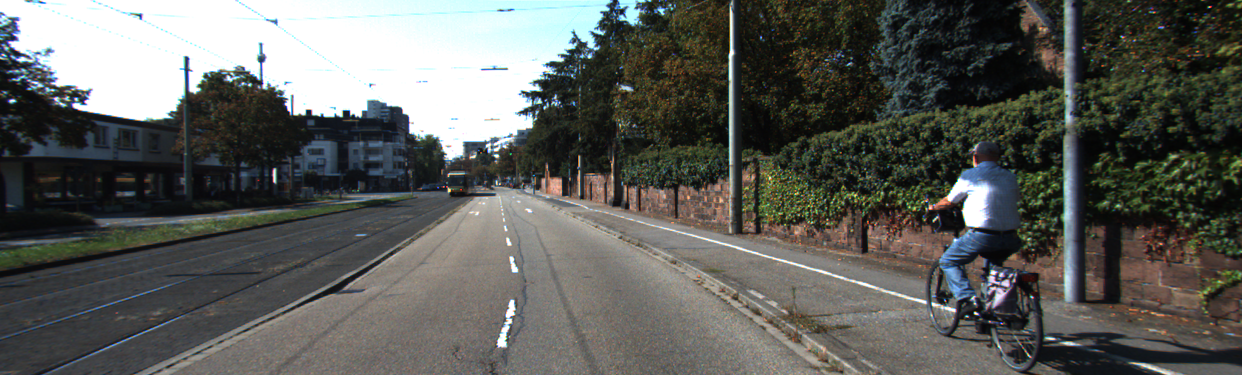
#> input picture ImageProcessingExercises/Project01/roads/um_000000.png, 1242 x 375 px; its folder holds only this picture in this run
$ jupyter execute multiplePlot.ipynb
#> lines starting #> are read from the running program, lines starting #| are printed output that depends on the picture; after the words box and inside, x2 and y2 are one past the last pixel; in counts of white or black regions, pixels touching at a corner belong together
[cell 1]
import os
import cv2
import scipy
import numpy as np
import matplotlib.pyplot as plt
import matplotlib.image as mpimg

Öncelikle matplotlib kütüphanes ile resimlerin gösterilmesi
üzerinde çalışma yapıyorum.

[cell 2]
# çalışılan klasörün yolunu veriri
# gets working directory absolute path
print(os.getcwd())

[cell 3]
def divide_chunk(list, n):
    return (list[i:i+n] for i in range(0, len(list), n))

[cell 4]
# yolların olduğu klasörün yolu belirtilir
roadImagePath = "roads"
# klasörün içindeki tüm dosyların isimleri
roadImages = os.listdir(roadImagePath)
print("Klasördeki dosya sayisi : ", len(roadImages))
# diziyi 25'er lik gruplara bölmek
roadImages = list(divide_chunk(roadImages, 27))
print("Klasördeki dosyalar : ", list(roadImages))

[cell 5]
def detect_line(imgPath):
#> called with imgPath = 'roads/um_000000.png'
    image = cv2.imread(imgPath)
#> image is the input picture: shape (375, 1242, 3); mean B, G, R 89.7, 93.9, 92.4
    image = cv2.cvtColor(image, cv2.COLOR_BGR2RGBA)
#> image: shape (375, 1242, 4)
    gray_image = cv2.cvtColor(image, cv2.COLOR_RGB2GRAY)
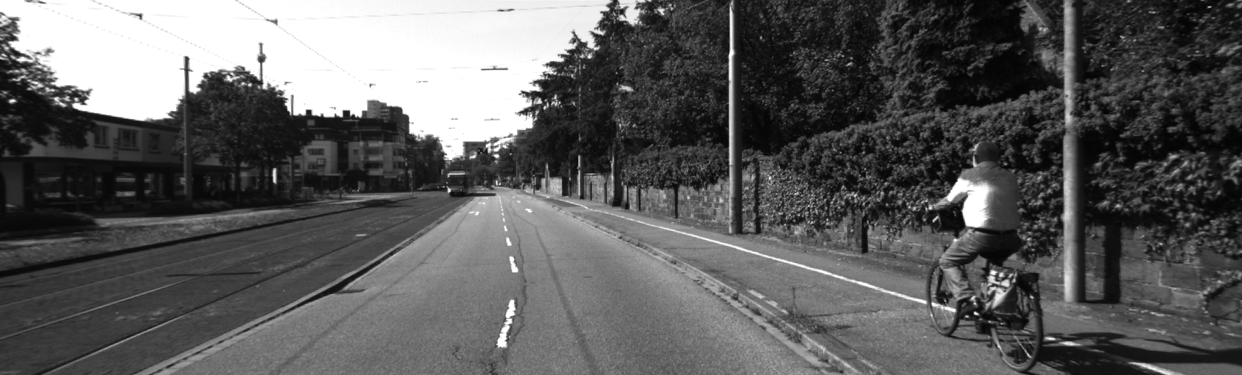
#> gray_image: shape (375, 1242); min 2, max 255, mean 92.9
    meanFilter = np.ones((5,5))/15
    convolutionImage = scipy.ndimage.convolve(gray_image, meanFilter)
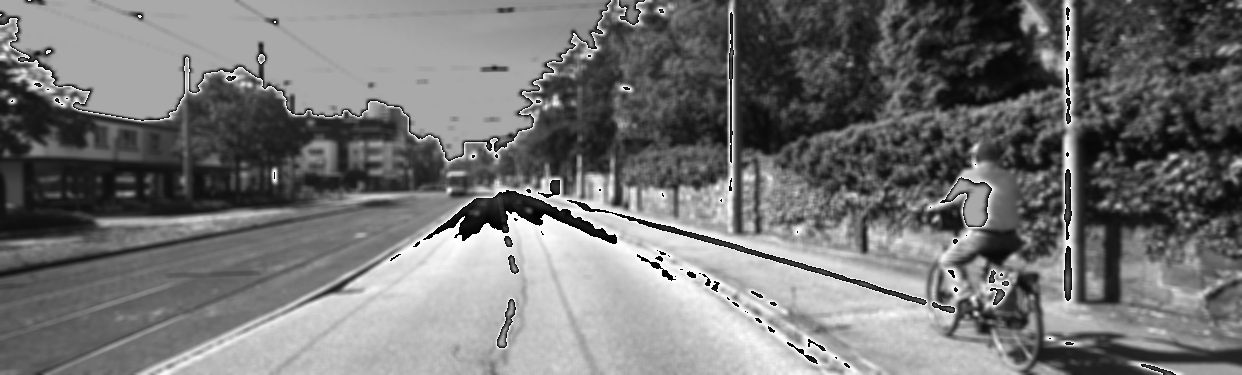
#> convolutionImage: shape (375, 1242); min 0, max 255, mean 115.7
    canny_image = cv2.Canny(convolutionImage, 100, 200)
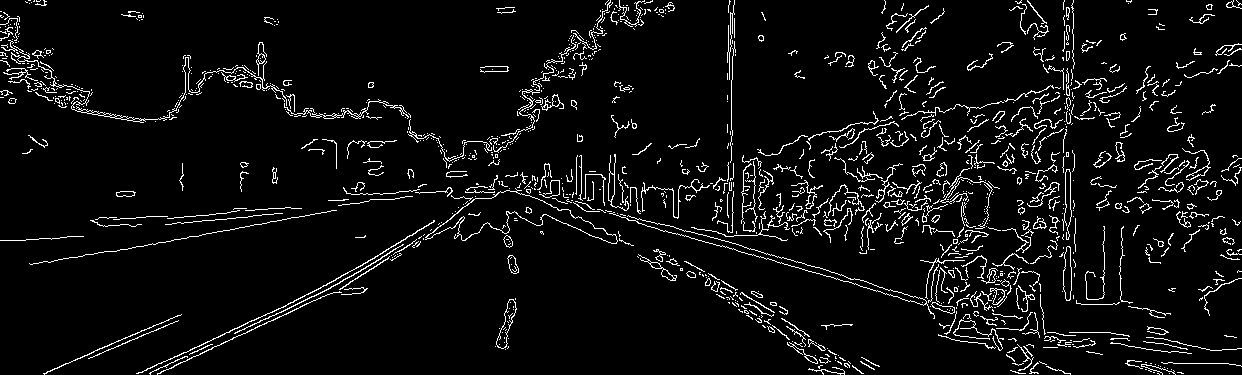
#> canny_image: shape (375, 1242); 5.6% white in thin lines or dots
    image_heigth = image.shape[0]
#> image_heigth = 375
    image_width = image.shape[1]
#> image_width = 1242
    region_of_interest_vertices = [
        (0, image_heigth),
        (image_width/2, image_heigth/2),
        (image_width, image_heigth)
    ]
#> region_of_interest_vertices = [(0, 375), (621, 187.5), (1242, 375)]
    mask = np.zeros_like(canny_image)
    match_mask_color = 255
    cv2.fillPoly(mask, np.array([region_of_interest_vertices], np.int32), match_mask_color)
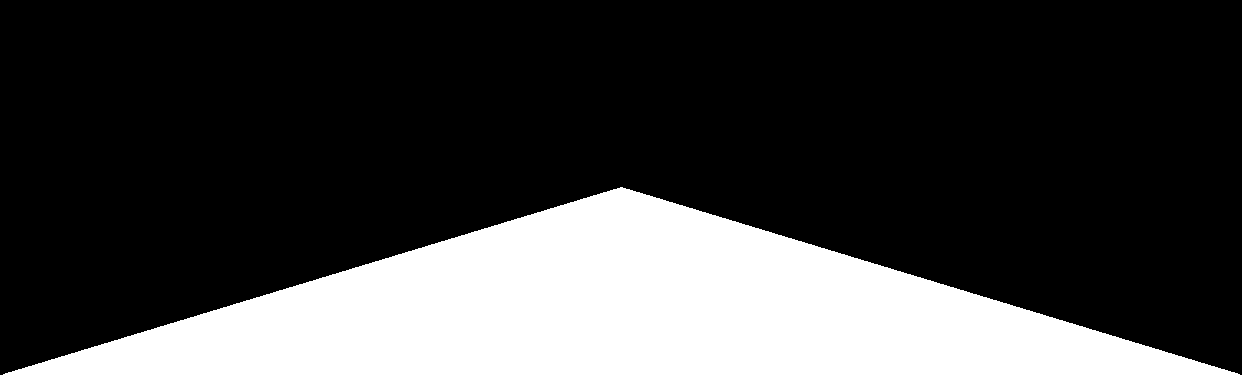
#> mask: shape (375, 1242); 25.1% white; 1 white region, box (x1, y1, x2, y2) and area: (3, 187, 1240, 375) 116803
    masked_image = cv2.bitwise_and(canny_image, mask)
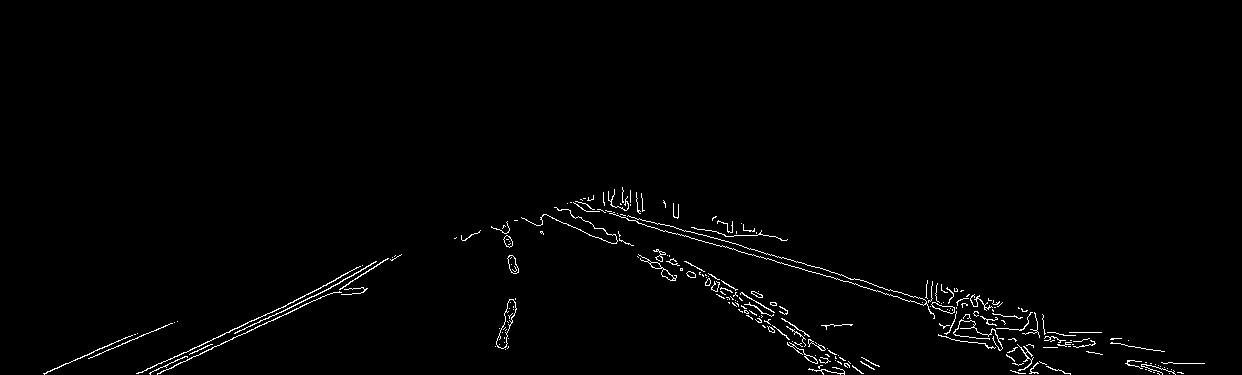
#> masked_image: shape (375, 1242); 1.2% white in thin lines or dots, all inside (x1, y1, x2, y2) = (43, 187, 1205, 375)
    lines = cv2.HoughLinesP(masked_image,
                        rho=2,
                        theta=np.pi/60,
                        threshold=130,
                        lines=np.array([]),
                        minLineLength=100,
                        maxLineGap=25)
#> lines = 13 rows, first 6: [888, 290, 1044, 332], [578, 202, 754, 249], [136, 373, 237, 328], [738, 251, 848, 281], [268, 318, 387, 258], [848, 278, 1050, 332]
    img = np.copy(image)
    blank_image = np.zeros((img.shape[0], img.shape[1], img.shape[2]), dtype=np.uint8)
    for line in lines:
        # coordinates of lines
        for x1, y1, x2, y2 in line:

            # çizgi kontrolü


            cv2.line(blank_image,   # resmin üzerinde yazılacak
                    (x1, y1),       # çizginin başlangıç koordinatı
                    (x2, y2),       # çizginin ikinci koordinatı
                    (0,255,0),      # çizgi rengi
                    thickness=4)    # kalınlığı
#> this loop made 13 passes
#> line on passes 1 to 12: [[888, 290, 1044, 332]], [[578, 202, 754, 249]], [[136, 373, 237, 328]], [[738, 251, 848, 281]], [[268, 318, 387, 258]], [[848, 278, 1050, 332]], [[836, 279, 1084, 346]], [[556, 207, 764, 313]], [[749, 249, 866, 281]], [[905, 300, 1078, 347]], [[940, 325, 1046, 347]], [[647, 226, 798, 267]]
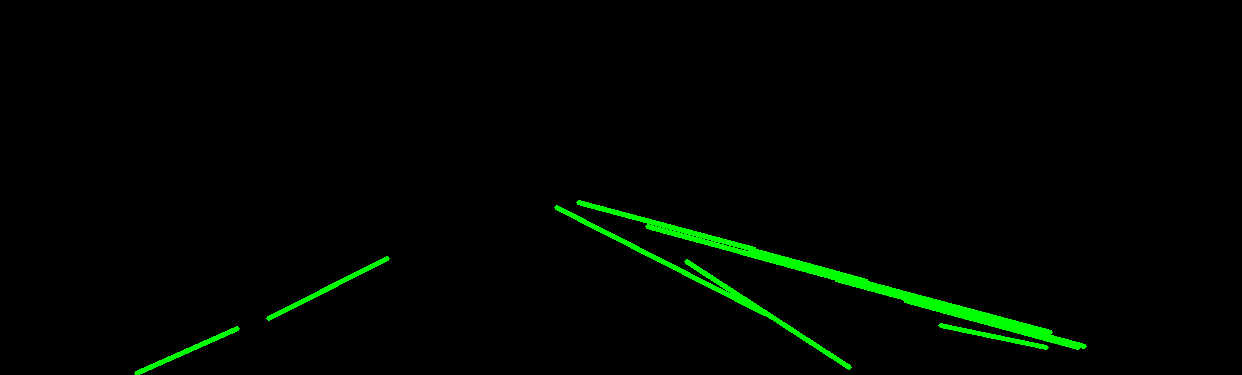
#> blank_image: shape (375, 1242, 4); mean of channels 0, 1, 2, 3 0, 5, 0, 0; drawn as B, G, R
    img = cv2.addWeighted(img, 0.8, blank_image, 1, 0.0)
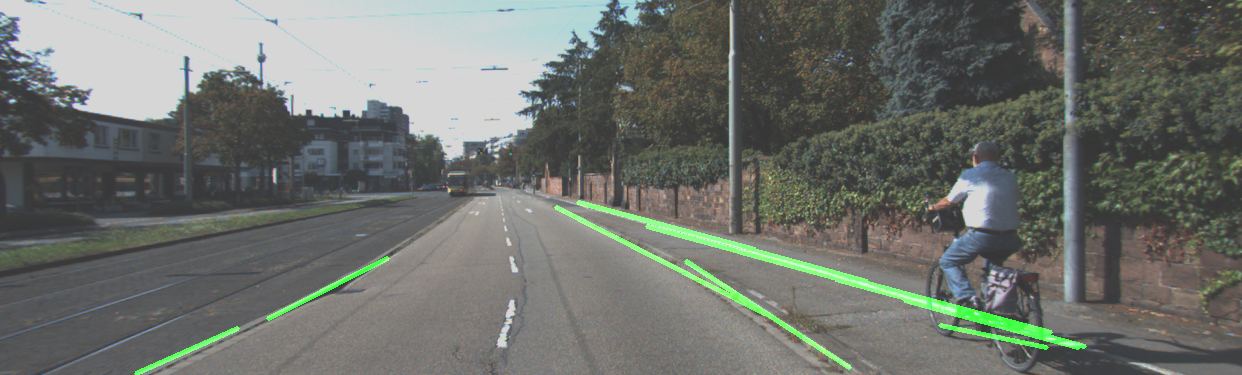
#> img: shape (375, 1242, 4); mean R, G, B, A 73.9, 78.2, 71.7, 204; transparent parts drawn white
    return img

[cell 6]
def plot_images(listOfImage, row=9, col=3, limit=1):
    numberOfFigure = 1
    for count, imgList in enumerate(listOfImage):
        fig = plt.figure(num=count+1, figsize=(12, 12)) # grafiğin genişlik ve yüksekliği belirlenir
        for count, img in enumerate(imgList):
            img = detect_line(os.path.join(roadImagePath, img))

            oImg = np.asarray(img)
            fig.add_subplot(row, col, (count+1)%(row*col+1))
            plt.imshow(oImg)
        plt.show()
        if(numberOfFigure >= limit):
            break
        numberOfFigure += 1

[cell 7]
plot_images(roadImages)

[cell 8]
def plot_images_hsv(listOfImage, row=9, col=3, limit=1):
#> called with row = 9, col = 3, limit = 1
    numberOfFigure = 1
    for count, imgList in enumerate(listOfImage):
        fig = plt.figure(num=count+1, figsize=(12, 12)) # grafiğin genişlik ve yüksekliği belirlenir
        for count, img in enumerate(imgList):
            oImg = cv2.imread(os.path.join(roadImagePath, img))
            oImg = cv2.cvtColor(oImg, cv2.COLOR_BGR2HSV_FULL)
#> oImg: shape (375, 1242, 3); mean H, S, V 83.1, 61.9, 100.8

            oImg = np.asarray(oImg)
            fig.add_subplot(row, col, (count+1)%(row*col+1))
            plt.imshow(oImg)
        plt.show()
        if(numberOfFigure >= limit):
            break
        numberOfFigure += 1

$ run again, on ImageProcessingExercises/Project01/roads/um_000016.png
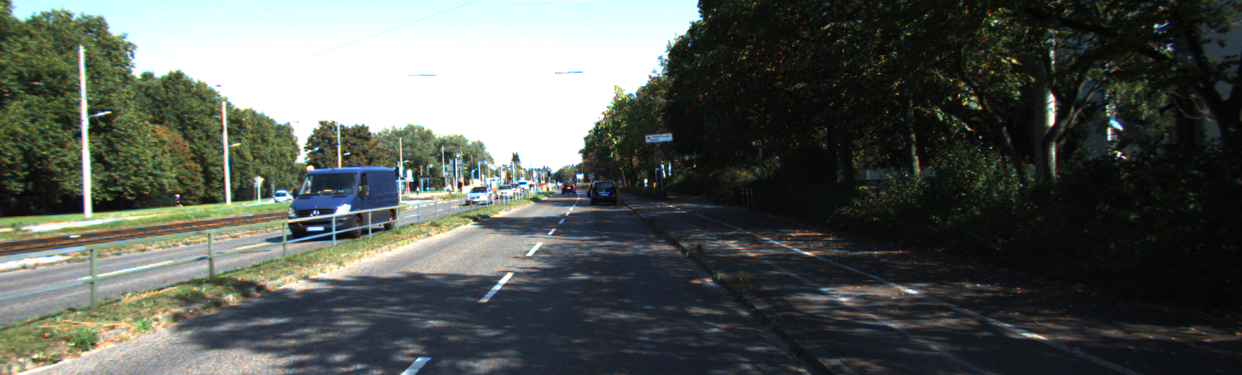
#> input picture ImageProcessingExercises/Project01/roads/um_000016.png, 1242 x 375 px
#> in detect_line, image is the input picture: shape (375, 1242, 3); mean B, G, R 85.7, 90.8, 85.6
#> image: shape (375, 1242, 4)
#> in detect_line, `canny_image = cv2.Canny(convolutionImage, 100, 200)`:
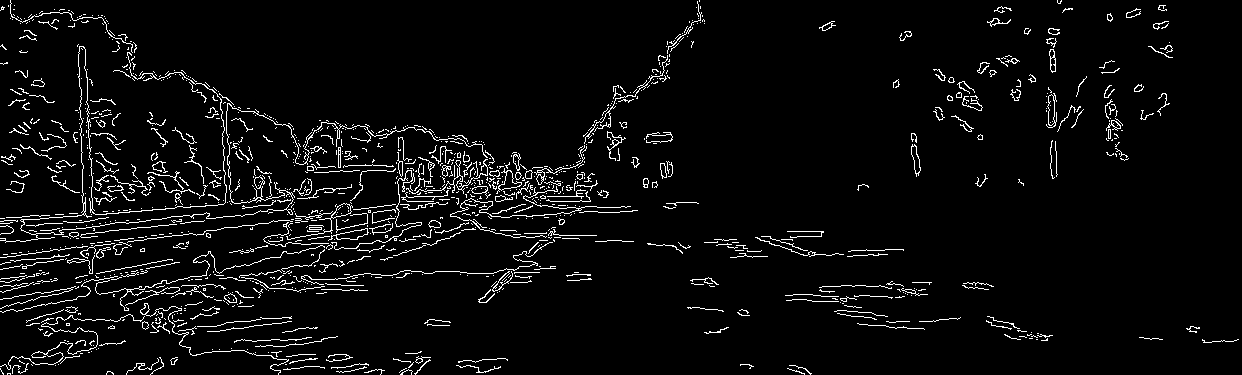
#> canny_image: shape (375, 1242); 4.6% white in thin lines or dots
#> mask: shape (375, 1242); 25.1% white; 1 white region, box (x1, y1, x2, y2) and area: (3, 187, 1240, 375) 116803
#> masked_image: shape (375, 1242); 0.98% white in thin lines or dots, all inside (x1, y1, x2, y2) = (3, 192, 1053, 375)
#> lines = [[316, 279, 432, 273], [18, 369, 124, 340]]
#> the loop in detect_line, `for line in lines:` made 2 passes
#> in detect_line, `img = cv2.addWeighted(img, 0.8, blank_image, 1, 0.0)`:
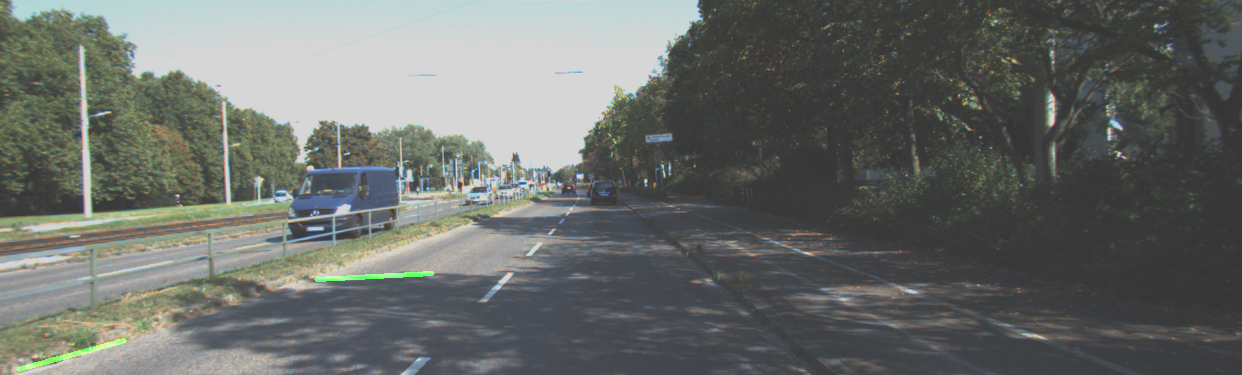
#> img: shape (375, 1242, 4); mean R, G, B, A 68.4, 73, 68.6, 204; transparent parts drawn white
#> oImg: shape (375, 1242, 3); mean H, S, V 95.7, 67.8, 96.2

$ run again, on ImageProcessingExercises/Project01/roads/um_000017.png
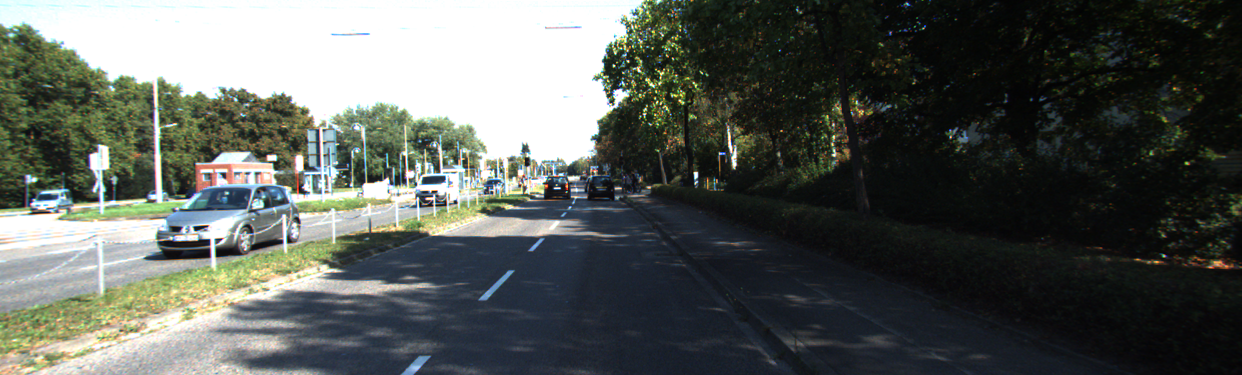
#> input picture ImageProcessingExercises/Project01/roads/um_000017.png, 1242 x 375 px
#> in detect_line, image is the input picture: shape (375, 1242, 3); mean B, G, R 87.7, 92.6, 87.9
#> image: shape (375, 1242, 4)
#> in detect_line, `canny_image = cv2.Canny(convolutionImage, 100, 200)`:
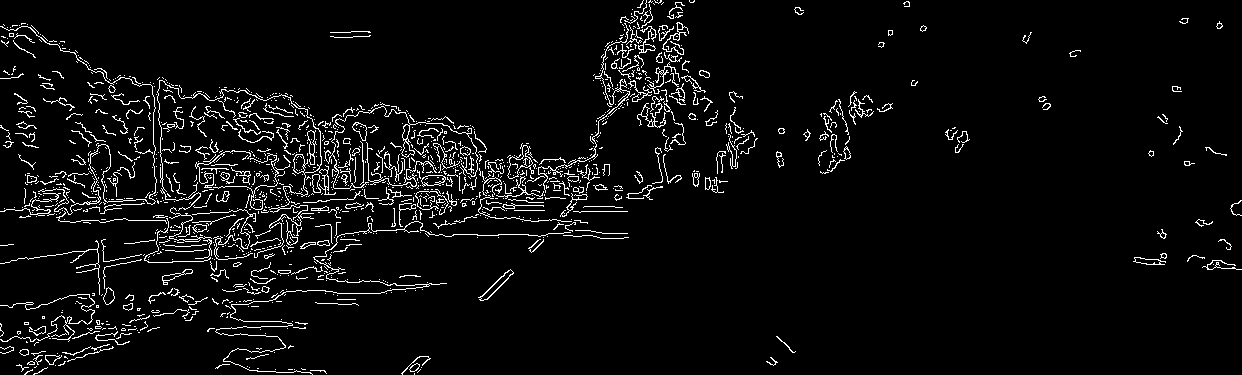
#> canny_image: shape (375, 1242); 4.7% white in thin lines or dots
#> mask: shape (375, 1242); 25.1% white; 1 white region, box (x1, y1, x2, y2) and area: (3, 187, 1240, 375) 116803
#> in detect_line, `masked_image = cv2.bitwise_and(canny_image, mask)`:
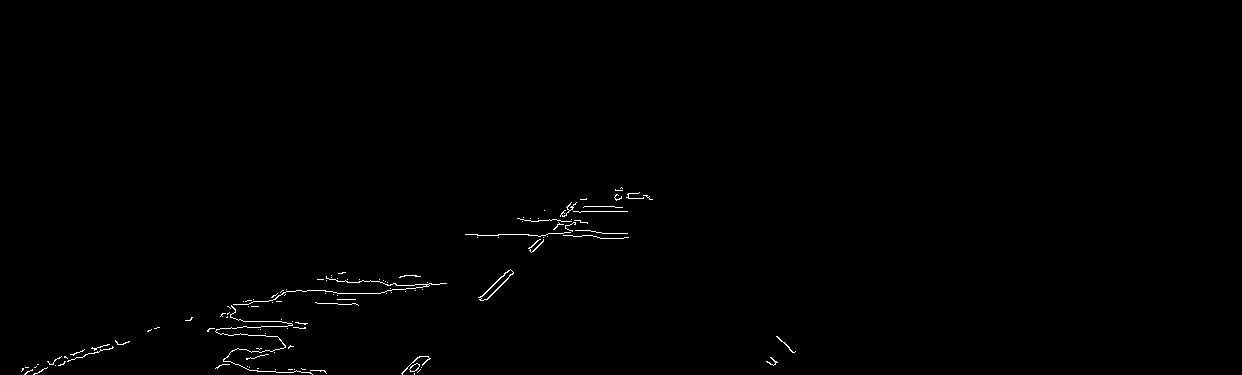
#> masked_image: shape (375, 1242); 0.48% white in thin lines or dots, all inside (x1, y1, x2, y2) = (21, 187, 796, 375)
#> lines = None
#> oImg: shape (375, 1242, 3); mean H, S, V 92.2, 69.8, 98.2

$ run again, on ImageProcessingExercises/Project01/roads/um_000019.png
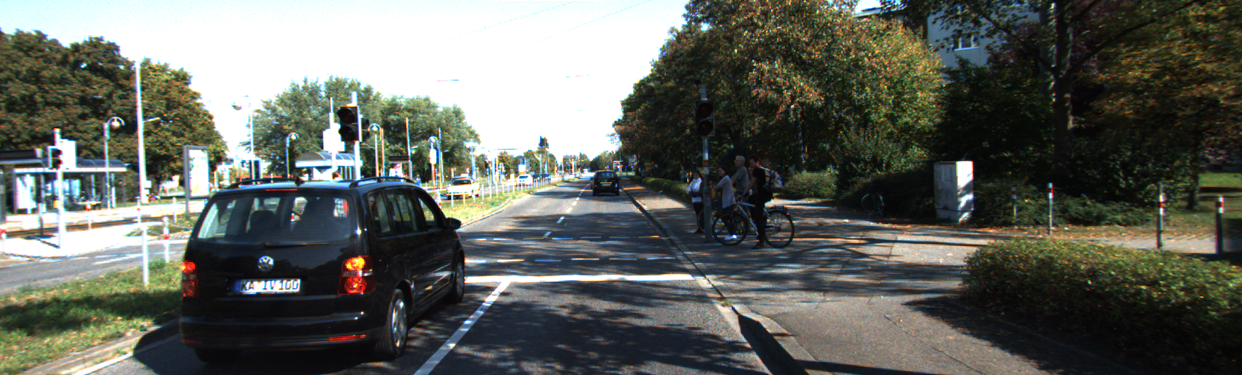
#> input picture ImageProcessingExercises/Project01/roads/um_000019.png, 1242 x 375 px
#> in detect_line, image is the input picture: shape (375, 1242, 3); mean B, G, R 93.5, 100.4, 97.3
#> image: shape (375, 1242, 4)
#> canny_image: shape (375, 1242); 7.3% white in thin lines or dots
#> mask: shape (375, 1242); 25.1% white; 1 white region, box (x1, y1, x2, y2) and area: (3, 187, 1240, 375) 116803
#> masked_image: shape (375, 1242); 1.7% white in thin lines or dots, all inside (x1, y1, x2, y2) = (17, 187, 1050, 375)
#> lines = 18 rows, first 6: [569, 274, 768, 274], [406, 283, 540, 283], [808, 295, 914, 295], [541, 280, 647, 280], [709, 293, 832, 293], [457, 238, 566, 249]
#> the loop in detect_line, `for line in lines:` made 18 passes
#> in detect_line, `img = cv2.addWeighted(img, 0.8, blank_image, 1, 0.0)`:
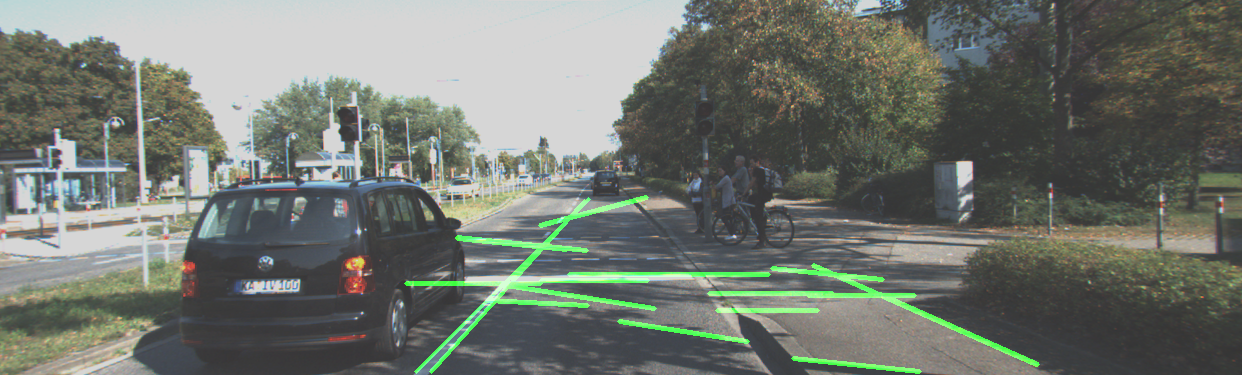
#> img: shape (375, 1242, 4); mean R, G, B, A 77.8, 84.1, 74.8, 204; transparent parts drawn white
#> oImg: shape (375, 1242, 3); mean H, S, V 85.4, 70.8, 107.7
